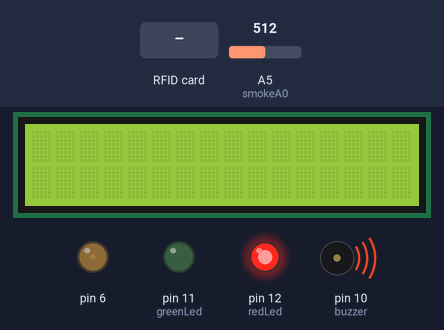
The sketch below on a simulated Arduino Mega 2560, built with avr-gcc and run on an emulated ATmega2560. Shown: 16×2 character LCD, output pins drawn as LEDs (lit = HIGH), buzzer (waves = sounding). The inputs (shaded band) are chosen by the test bench; at power-on: A5 (smokeA0) = 512. Pins used as bus, display or sensor lines are not drawn.

Above: at 1.3 s.
1.4 s: A5 (smokeA0) set to 208
2.9 s: A5 (smokeA0) set to 188
At 3.06 s:
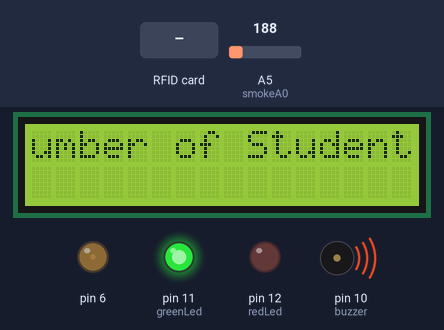
4.8 s: RFID card 19 20 15 53 26 held to the reader
At 5.6 s:
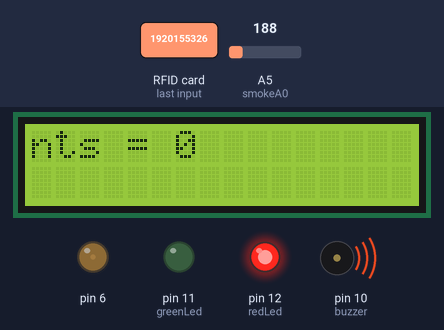
6.3 s: A5 (smokeA0) set to 210
At 8.0 s:
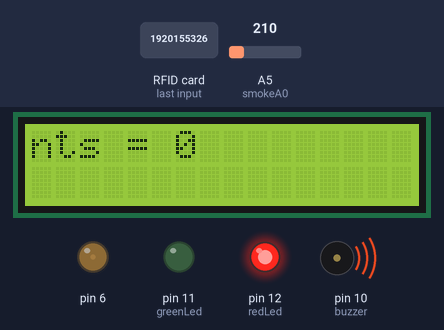
8.3 s: RFID card 5E 7A 19 C4 held to the reader
At 10.1 s:
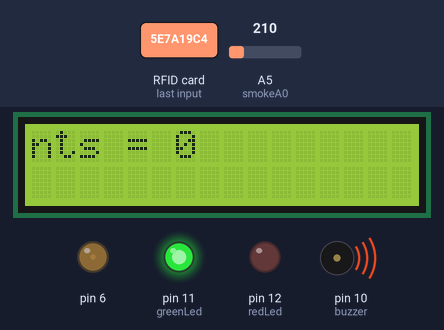
Timing chart, 0 to 11.9 s (numbered marks = the images above; inputs shaded):
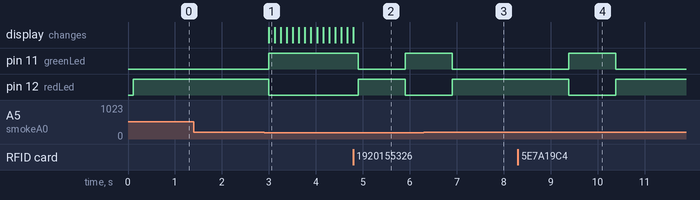

The sketch:

EmbededProject.ino
```cpp
#include <SPI.h>
#include <MFRC522.h>
#include <MFRC522Extended.h>
#include <LiquidCrystal.h>

#define SS_PIN 53
#define RST_PIN 5

int Con=20;
long startSession = 0;
long endSession = 0;
long durationOfSession=0;
unsigned long time0;
String attendanceNames[3] = {"Haidy","Nermin","Nada"};
float attendance[3][6]={{-9069,0,0,0,0,0},{-21781,0,0,0,0,0},{0,0,0,0,0,0}};
int times = 0;
int countOfPeople = 0;
bool sessionEnded = false;
bool studentIN = false;
int redLed = 12;
int greenLed = 11;
int buzzer = 10;
int smokeA0 = A5;

// Your threshold value
int sensorThres = 200;

LiquidCrystal lcd(7, 8, 13, 4, 3, 2);
MFRC522 rfid(SS_PIN, RST_PIN);
MFRC522::MIFARE_Key key;

void setup() {
  Serial.begin(9600);
  SPI.begin();
  rfid.PCD_Init();

  analogWrite(6,Con);
  lcd.begin(16,2);

  pinMode(10, OUTPUT);
  analogWrite(10,128);
  pinMode(redLed, OUTPUT);
  pinMode(greenLed, OUTPUT);
  pinMode(buzzer, OUTPUT);
  pinMode(smokeA0, INPUT);
  Serial.begin(9600);
}

void loop() {
  int analogSensor = analogRead(smokeA0);

  // Checks if it has reached the threshold value of the smoke sensor
  if (analogSensor > sensorThres)
  {
    digitalWrite(redLed, HIGH);
    digitalWrite(greenLed, LOW);
    digitalWrite(buzzer,HIGH);
  }else{
    digitalWrite(buzzer,LOW);
    lcd.setCursor(0,0);
    lcd.print("Number of Students = ");
    lcd.print(countOfPeople);
   // Serial.print("Number of Students = ");
   // Serial.print(countOfPeople);
    lcd.scrollDisplayLeft();
    lcd.setCursor(0,1);
    digitalWrite(redLed, LOW);
    digitalWrite(greenLed, HIGH);
  }
  delay(100);

  //Readin from RFID
  if (!rfid.PICC_IsNewCardPresent() || !rfid.PICC_ReadCardSerial())
    return;

  MFRC522::PICC_Type piccType = rfid.PICC_GetType(rfid.uid.sak);

  // Check is the PICC of Classic MIFARE type
  if (piccType != MFRC522::PICC_TYPE_MIFARE_MINI &&
    piccType != MFRC522::PICC_TYPE_MIFARE_1K &&
    piccType != MFRC522::PICC_TYPE_MIFARE_4K){
    Serial.println(F("Your tag is not of type MIFARE Classic."));
    return;
  }


  String strID = "";
  for (byte i = 0; i < 4; i++) {
    strID +=
    (rfid.uid.uidByte[i] < 0x10 ? "0" : "") +
    String(rfid.uid.uidByte[i], DEC);
  }

  digitalWrite(greenLed, LOW);
  digitalWrite(redLed, HIGH);
  delay(1000);
  digitalWrite(redLed, LOW);
  digitalWrite(greenLed, HIGH);

  int studentID = strID.toInt();
  strID.toUpperCase();
  time0 = millis();
  delay(1000);
  //Serial.print("Tap card key: ");
  //Serial.println(strID);
//  Serial.println(strID);

  //condition check instructor's entrance and exit
  if(strID.equals("1920155326") && times == 0){
    startSession = millis();
  //  Serial.print("Session starts at: ");
   // Serial.println(startSession);
    times = 1;
  }else{
    if(strID.equals("1920155326")){
      times = 0;
      endSession = millis();
      durationOfSession=endSession-startSession;
     // Serial.print("Session ends at: ");
     // Serial.println(endSession);
     // Serial.print("duration: ");
     // Serial.println(durationOfSession);
      sessionEnded=true;
    }
  }

  //Condition check the student's entrance and exit
  if(!(strID.equals("1920155326"))){
    for(int i = 0; i<3; i++){
     // Serial.println(studentID == attendance[i][0]);
     // Serial.println(times == 1 );
     // Serial.println(endSession == 0);
      if(studentID == attendance[i][0] && times == 1 && endSession == 0){
         if(attendance[i][5] == 0){
            attendance[i][1] = millis();
       //     Serial.println("Start Student: ");
       //     Serial.println(attendance[i][1]);
            countOfPeople = countOfPeople + 1;
            attendance[i][5] = 1;
          }else{
              attendance[i][2] = millis();
         //     Serial.println("End Student: ");
         //     Serial.println(attendance[i][2]);
              attendance[i][3]= attendance[i][3] + (attendance[i][2]-attendance[i][1]);
         //    Serial.print("duration of student");
         //     Serial.println(attendance[i][3]);
              countOfPeople = countOfPeople - 1;
              attendance[i][5] = 0;
          }
      }
    }
  }
  //Serial.print("Tap card key: ");
  //Serial.println(studentID);
  rfid.PICC_HaltA();
  rfid.PCD_StopCrypto1();

  //Condition checks if session ends
  if (sessionEnded){
    for(int i = 0; i<3; i++){
      if(attendance[i][5] == 1){
        attendance[i][2] = endSession;
        attendance[i][3]= attendance[i][3] + (attendance[i][2]-attendance[i][1]);
        //Serial.print("duration of student");
        //Serial.println(attendance[i][3]);
        attendance[i][5] = 0;

      }
      if((attendance[i][3]/durationOfSession)>0.75){
       attendance[i][4]=1;
       Serial.print(attendanceNames[i]);
       Serial.print(" ");
       Serial.print(attendance[i][0]);
       Serial.println(" Attended");
      }else{
       Serial.print(attendanceNames[i]);
       Serial.print(" ");
       Serial.print(attendance[i][0]);
       Serial.println(" Absent");
      }
    }
    countOfPeople = 0;
    sessionEnded = false;
  }
}
```

Measured:
- the behaviour switches between 201 and 200 on A5 (smokeA0) (found by bisection; images 0 and 1)
- after the input at 1.4 s, every drawn part: stays the same
- after the input at 2.9 s, pin 11 (greenLed): LOW → HIGH after 0.10 s; pin 12 (redLed): HIGH → LOW after 0.10 s; the display: changes after 0.10 s (image 1)
- after the input at 4.8 s, pin 11 (greenLed): HIGH → LOW after 0.10 s, → HIGH 1.0 s later; pin 12 (redLed): LOW → HIGH after 0.10 s, → LOW 1.0 s later
- after the input at 6.3 s, pin 11 (greenLed): HIGH → LOW after 0.60 s; pin 12 (redLed): LOW → HIGH after 0.60 s
- after the input at 8.3 s, pin 11 (greenLed): LOW → HIGH after 1.1 s, → LOW 1.0 s later; pin 12 (redLed): HIGH → LOW after 1.1 s, → HIGH 1.0 s later
